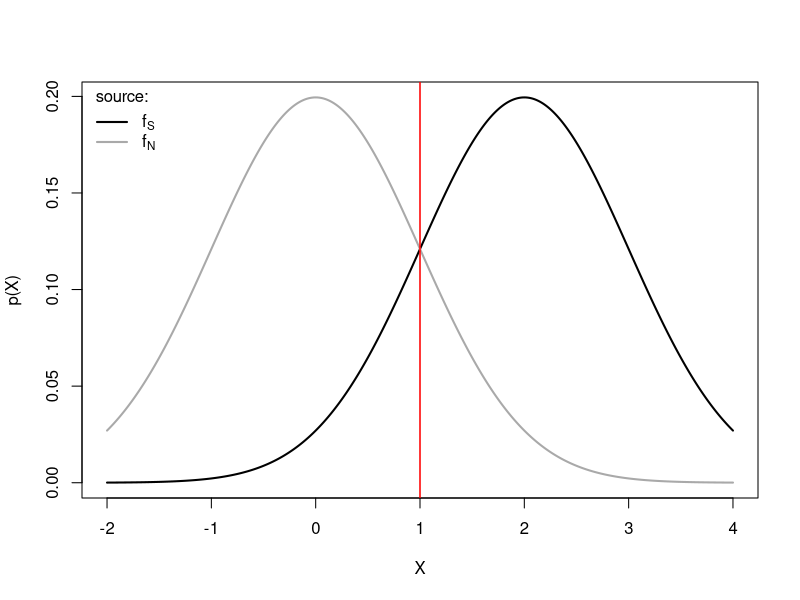
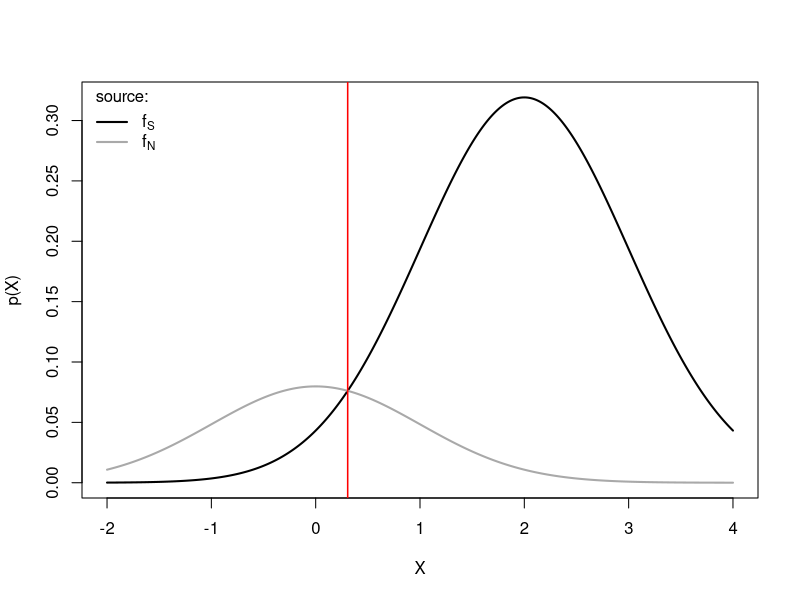
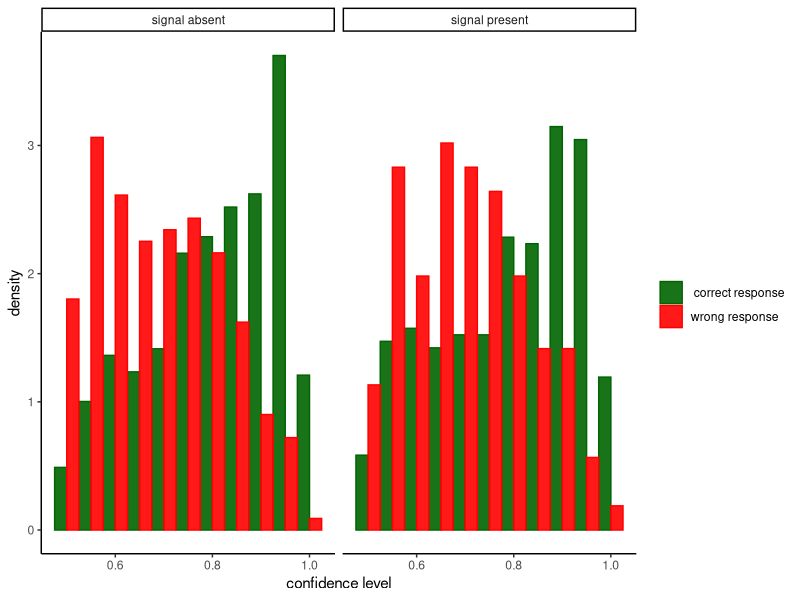
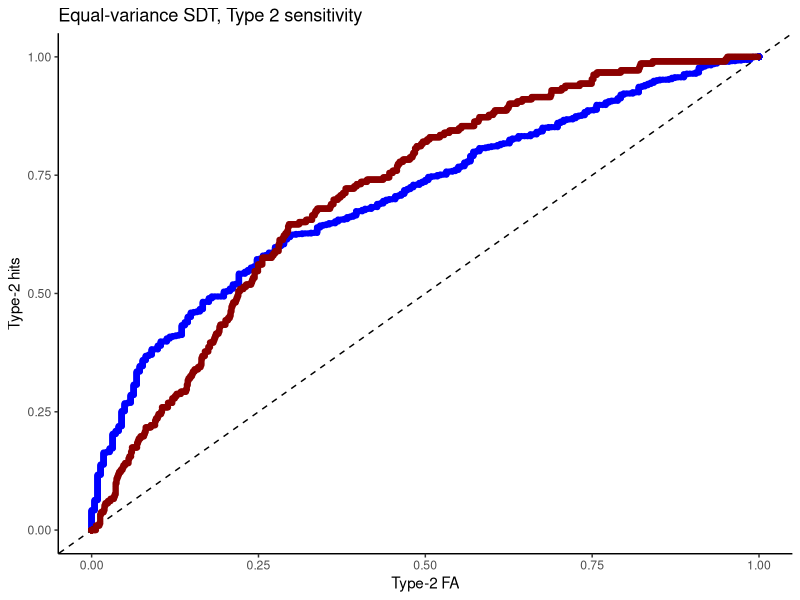
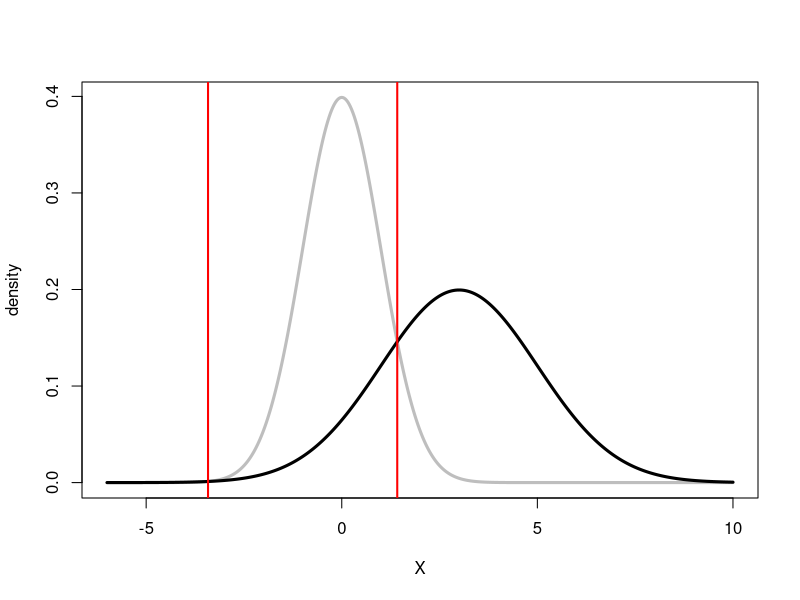
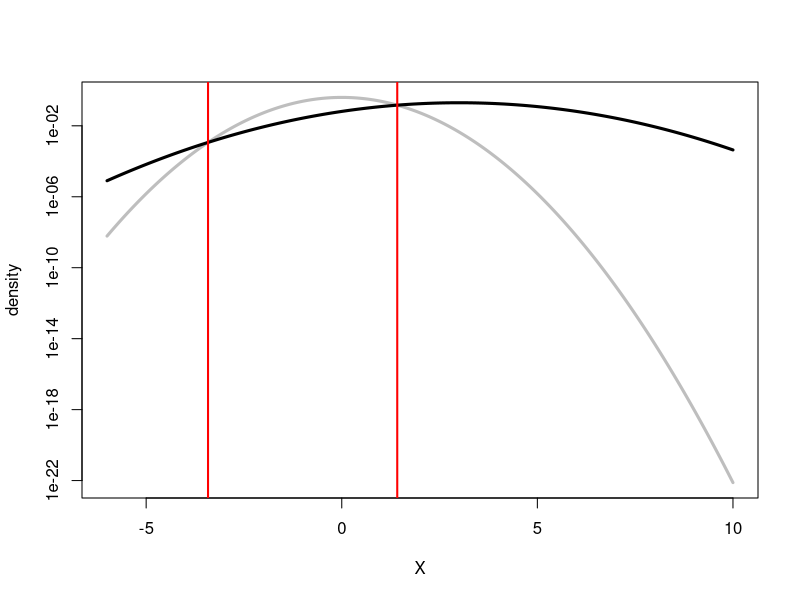
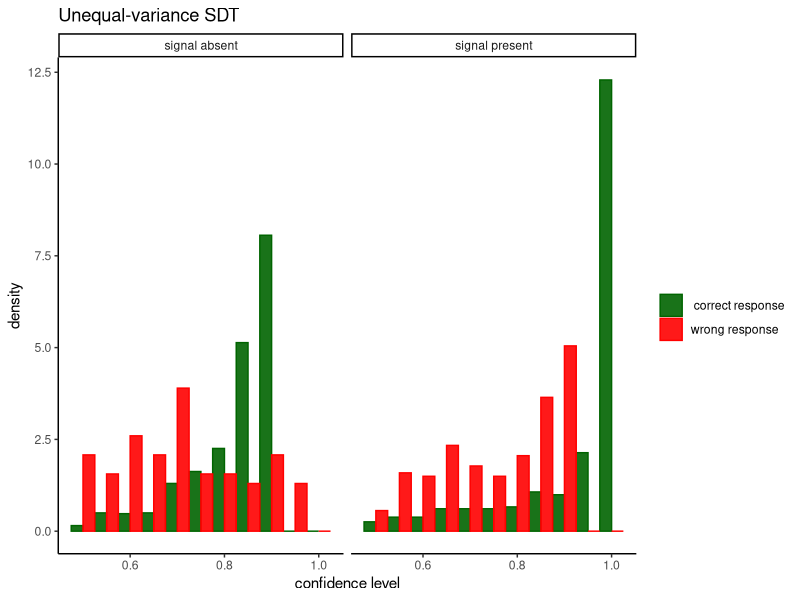
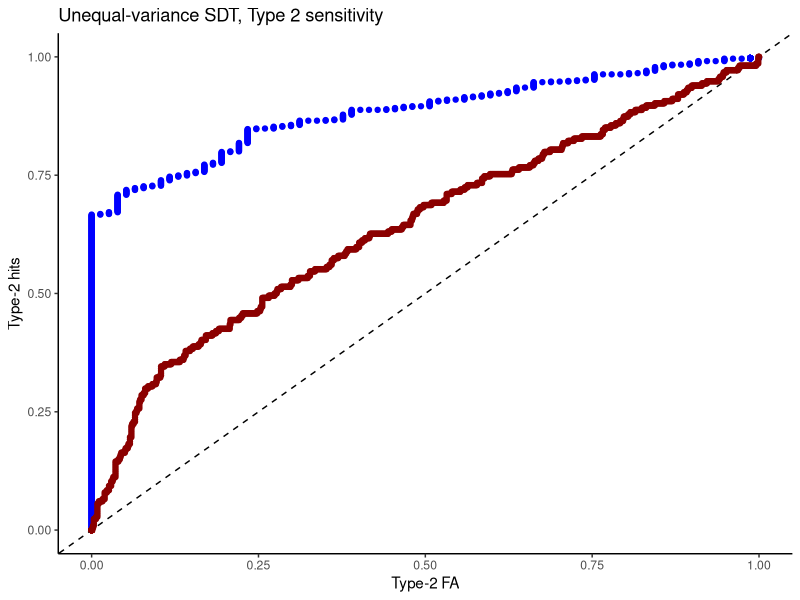

Generate these figures, in order, with R:
## ---- chunk 1
# settings
d_prime <- 2
sigma <- 1   
alpha <- 0.5

# support of random variable X (for plotting)
supp_x <- seq(-2,4,length.out=500) 

# calculate optima criterion
optimal_c <- 1/d_prime * log((1-alpha)/alpha) + d_prime/2

# calculate probability density and scale by prior probability
fS <- alpha*dnorm(supp_x, mean=d_prime, sd=sigma)
fN <- (1-alpha)*dnorm(supp_x, mean=0, sd=sigma)

# plot 
plot(supp_x, fS, type="l",lwd=2,col="black",xlab="X",ylab="p(X)")
lines(supp_x, fN, lwd=2,col="dark grey")
abline(v=optimal_c,lwd=1.5,lty=1,col="red")
legend("topleft",c(expression("f"["S"]),expression("f"["N"])),col=c("black","dark grey"),lwd=2,title = "source:",bty="n")
## ---- chunk 2
# Set a different prior probability
alpha <- 0.8

# calculate optima criterion
optimal_c <- 1/d_prime * log((1-alpha)/alpha) + d_prime/2

# calculate probability density and scale by prior probability
fS <- alpha*dnorm(supp_x, mean=d_prime, sd=sigma)
fN <- (1-alpha)*dnorm(supp_x, mean=0, sd=sigma)

# plot 
plot(supp_x, fS, type="l",lwd=2,col="black",xlab="X",ylab="p(X)")
lines(supp_x, fN, lwd=2,col="dark grey")
abline(v=optimal_c,lwd=1.5,lty=1,col="red")
legend("topleft",c(expression("f"["S"]),expression("f"["N"])),col=c("black","dark grey"),lwd=2,title = "source:",bty="n")
## ---- chunk 3
# load ggplot library for plotting
library(ggplot2)

# settings
d_prime <- 1.5
sigma <- 1   
alpha <- 0.5

# calculate optimal criterion
optimal_c <- 1/d_prime * log((1-alpha)/alpha) + d_prime/2

# simulate 2*10^4 trials and calculate the confidence 
N_trials <- 2*10^3
tar_pres <- c(rep(0,N_trials/2),rep(1,N_trials/2))

# simulate X by adding Gaussian noise (function rnorm())
x <- tar_pres*d_prime + rnorm(length(tar_pres), mean=0, sd=1)
resp_yes <- ifelse(x >= optimal_c,1,0)

# define a custom function to calculate confidence
confidenceSDT1 <- function(x,resp,d_prime, alpha=0.5){
  conf <- ifelse(
    resp==1,
    dnorm(x,mean=d_prime,sd=1)/(dnorm(x,mean=d_prime,sd=1)+dnorm(x,mean=0,sd=1)),
    dnorm(x,mean=0,sd=1)/(dnorm(x,mean=d_prime,sd=1)+dnorm(x,mean=0,sd=1))
  )
  return(conf)
}

# calculate confidence
confidence <- confidenceSDT1(x, resp_yes, d_prime=1.5)

# put into a dataframe for plotting
d <- data.frame(confidence, x, tar_pres, resp_yes)

# check which simulated responses are correct
d$correct <- ifelse((d$tar_pres==1 & d$resp_yes==1)|(d$tar_pres==0 & d$resp_yes==0),1,0)

# plot
d$tar <- ifelse(d$tar_pres==1,"signal present","signal absent")
d$correct <- ifelse(d$correct==1," correct response","wrong response")
ggplot(d,aes(x=confidence,group=correct,color=correct,fill=correct))+
  geom_histogram(position = 'dodge',aes(y=..density..), binwidth=0.05,alpha=0.9)+
  facet_grid(.~tar)+
  scale_color_manual(values=c("dark green","red"),name="")+
  scale_fill_manual(values=c("dark green","red"),name="")+
  labs(x="confidence level")+
  theme_classic()
## ---- chunk 4
# functions to compute true and false positive rates
TPR <- function(d,th){ sum(d$tar_pres==1 & d$x>th) / sum(d$tar_pres==1)}
FPR <- function(d,th){ sum(d$tar_pres==0 & d$x>th) / sum(d$tar_pres==0)}

# use all the sorted values are possible threshods
thresholds <- sort(d$x)

roc <- data.frame(y=sapply(thresholds, function(th){TPR(d[d$resp_yes==1,],th)}), 
                 x=sapply(thresholds, function(th){FPR(d[d$resp_yes==1,],th)}) )

roc0 <- data.frame(y=sapply(thresholds, function(th){TPR(d[d$resp_yes==0,],th)}), 
                 x=sapply(thresholds, function(th){FPR(d[d$resp_yes==0,],th)}) )

ggplot(roc,aes(x,y))+geom_point(color="blue")+theme_classic()+labs(y="Type-2 hits", x="Type-2 FA") +geom_abline(intercept=0,slope=1,lty=2)+geom_point(data=roc0,color="dark red")+ggtitle("Equal-variance SDT, Type 2 sensitivity")
## ---- chunk 5
# settings
d_prime <- 3
sigmaS <- 2  
sigmaN <- 1 # fixed
alpha <- 0.5


# calculate optimal UEV-SDT criterion
UVGSDTcrit <- function(dp, sig, logbeta=0){
  TwoSigSq <- 2 * sig^2
  
  minLam <- optimize(function(X, dp, sig){-((1 - sig^2) * X^2 - 2 * dp * X + dp^2 + TwoSigSq * log(sig))/TwoSigSq}, c(-10, 10), dp = dp, sig = sig)$objective
  
  if(logbeta < minLam){ warning("complex roots")}
  
  cf <- -c(dp^2 + TwoSigSq * log(sig) + logbeta * TwoSigSq,-2 * dp, 1 - sig^2)/TwoSigSq
  
  proot <- polyroot(cf)
  
  return(sort(Re(proot)))
}

#
UE_c <- UVGSDTcrit(d_prime, sigmaS)

# simulate 2*10^3 trials and calculate the confidence 
N_trials <- 2*10^3
tar_pres <- c(rep(0,N_trials/2),rep(1,N_trials/2))

# simulate X by adding Gaussian noise (function rnorm())
# first generate internal responses
x <- rep(NA,length(tar_pres))
x[tar_pres==0] <- rnorm(N_trials/2, mean=0,sd=1)
x[tar_pres==1] <- rnorm(N_trials/2, mean=d_prime,sd=sigmaS)


# plot unequal variance and criterion
Xi <- seq(-6,10,length.out=500)
fS = dnorm(Xi,mean=d_prime,sd=sigmaS)
fN = dnorm(Xi,mean=0,sd=1)
plot(Xi,fN,type="l",col="grey",lwd=3,ylab="density",xlab="X")
lines(Xi,fS,lwd=3)
abline(v=UE_c,col="red",lwd=2)
## ---- chunk 6
# plot unequal variance and criterion
Xi <- seq(-6,10,length.out=500)
fS = dnorm(Xi,mean=d_prime,sd=sigmaS)
fN = dnorm(Xi,mean=0,sd=1)
plot(Xi,fN,type="l",col="grey",lwd=3,ylab="density",xlab="X", log="y")
lines(Xi,fS,lwd=3)
abline(v=UE_c,col="red",lwd=2)
## ---- chunk 7
# now apply decision rule
if(length(UE_c)==1){
  resp_yes <- ifelse(x > UE_c,1,0)
}else{
  resp_yes <- ifelse((x <= UE_c[1])|(x>UE_c[2]),1,0)
}


# define a custom function to calculate confidence
confidenceSDT1 <- function(x,resp,dp=d_prime, alpha=0.5){
  conf <- ifelse(
    resp==1,
    dnorm(x,mean=dp,sd=sigmaS)/(dnorm(x,mean=dp,sd=sigmaS)+dnorm(x,mean=0,sd=1)),
    dnorm(x,mean=0,sd=1)/(dnorm(x,mean=dp,sd=sigmaS)+dnorm(x,mean=0,sd=1))
  )
  return(conf)
}

# calculate confidence
confidence <- confidenceSDT1(x, resp_yes)

# put into a dataframe for plotting
d <- data.frame(confidence, x, tar_pres, resp_yes)

# check which simulated responses are correct
d$correct <- ifelse((d$tar_pres==1 & d$resp_yes==1)|(d$tar_pres==0 & d$resp_yes==0),1,0)

# plot
d$tar <- ifelse(d$tar_pres==1,"signal present","signal absent")
d$correct <- ifelse(d$correct==1," correct response","wrong response")
ggplot(d,aes(x=confidence,group=correct,color=correct,fill=correct))+
  geom_histogram(position = 'dodge',aes(y=..density..), binwidth=0.05,alpha=0.9)+
  facet_grid(.~tar)+
  scale_color_manual(values=c("dark green","red"),name="")+
  scale_fill_manual(values=c("dark green","red"),name="")+
  labs(x="confidence level")+
  theme_classic()+
  ggtitle("Unequal-variance SDT")
## ---- chunk 8
# functions to compute true and false positive rates
TPR <- function(d,th){ sum(d$tar_pres==1 & d$x>th) / sum(d$tar_pres==1)}
FPR <- function(d,th){ sum(d$tar_pres==0 & d$x>th) / sum(d$tar_pres==0)}

# use all the sorted values are possible threshods
thresholds <- sort(d$x)

roc <- data.frame(y=sapply(thresholds, function(th){TPR(d[d$resp_yes==1,],th)}), 
                 x=sapply(thresholds, function(th){FPR(d[d$resp_yes==1,],th)}) )

roc0 <- data.frame(y=sapply(thresholds, function(th){TPR(d[d$resp_yes==0,],th)}), 
                 x=sapply(thresholds, function(th){FPR(d[d$resp_yes==0,],th)}) )

ggplot(roc,aes(x,y))+geom_point(color="blue")+theme_classic()+labs(y="Type-2 hits", x="Type-2 FA") +geom_abline(intercept=0,slope=1,lty=2)+geom_point(data=roc0,color="dark red")+ggtitle("Unequal-variance SDT, Type 2 sensitivity")
